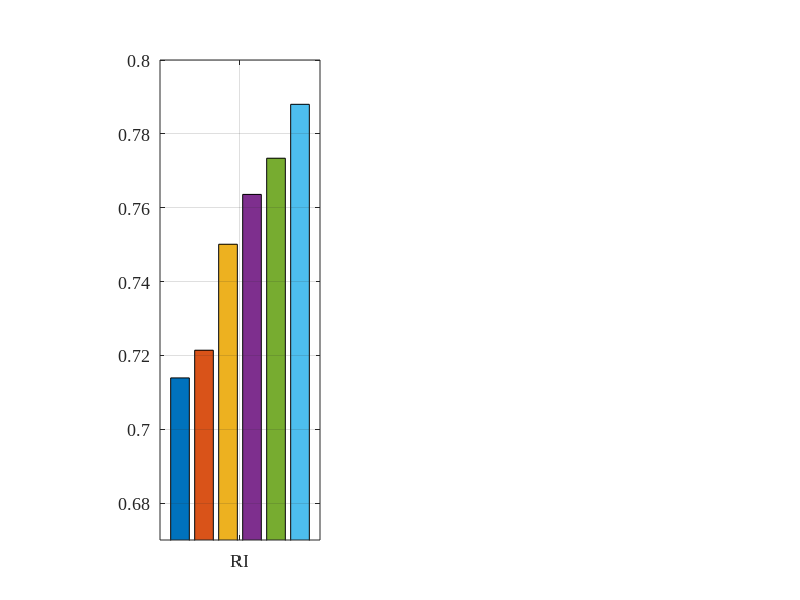

This figure's MATLAB source:
close all;
clear all;
clc;


ri = [0.7139 0.7214 0.7501 0.7636 0.7734 0.788;
      0.7139 0.7214 0.7501 0.7636 0.7734 0.788;
      0.7139 0.7214 0.7501 0.7636 0.7734 0.788;];

fscore = [0.3003 0.4561 0.5697 0.6036 0.6061 0.6246;
          0.3003 0.4561 0.5697 0.6036 0.6061 0.6246;
          0.3003 0.4561 0.5697 0.6036 0.6061 0.6246;];
            
kappa = [0.3687 0.3603 0.4598 0.4979 0.5129 0.5531;
         0.3687 0.3603 0.4598 0.4979 0.5129 0.5531;
         0.3687 0.3603 0.4598 0.4979 0.5129 0.5531;];



bar(ri);

axis([0.6 1.4 0.67 0.80]);
colormap(jet);
set(gca,'XTickLabel',{'RI','F-score','\kapp'});
% legend('\delta1','\delta2','\delta3','\delta4','\delta5', );
set(gca,'YGrid','on');
set(gca,'XGrid','on');
set(gca,'position',[0.2,0.1,0.2,0.8]) 
set(gca,'FontName','Times New Roman','FontSize',13)
% title('CoGEEGc with different distance measures on #15 dataset');

